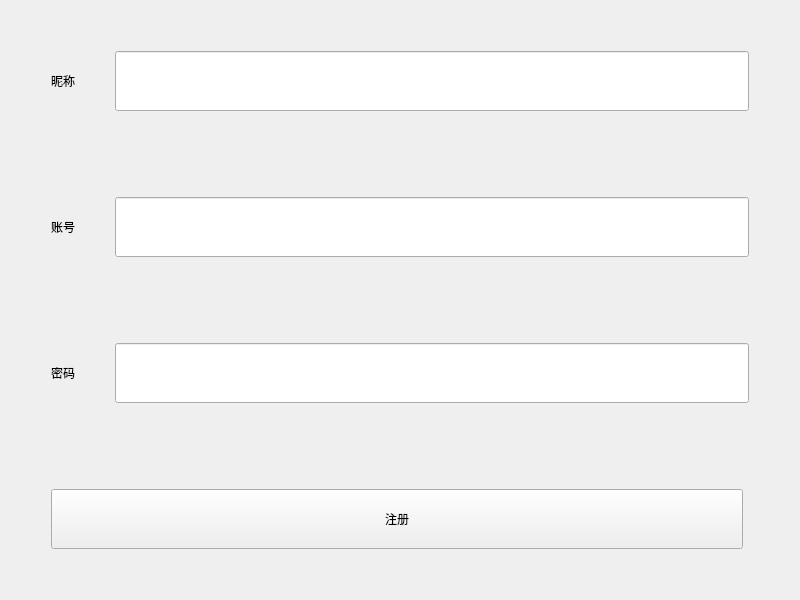
<?xml version="1.0" encoding="UTF-8"?>
<ui version="4.0">
 <class>Window_register</class>
 <widget class="QWidget" name="Window_register">
  <property name="geometry">
   <rect>
    <x>0</x>
    <y>0</y>
    <width>800</width>
    <height>600</height>
   </rect>
  </property>
  <property name="sizePolicy">
   <sizepolicy hsizetype="Preferred" vsizetype="Preferred">
    <horstretch>0</horstretch>
    <verstretch>0</verstretch>
   </sizepolicy>
  </property>
  <property name="windowTitle">
   <string>Window_login</string>
  </property>
  <layout class="QGridLayout" name="main_layout">
   <item row="0" column="0" colspan="2">
    <layout class="QHBoxLayout" name="h_layout1">
     <property name="spacing">
      <number>40</number>
     </property>
     <property name="leftMargin">
      <number>40</number>
     </property>
     <property name="topMargin">
      <number>40</number>
     </property>
     <property name="rightMargin">
      <number>40</number>
     </property>
     <property name="bottomMargin">
      <number>40</number>
     </property>
     <item>
      <widget class="QLabel" name="label">
       <property name="text">
        <string>昵称</string>
       </property>
      </widget>
     </item>
     <item>
      <widget class="QLineEdit" name="txt_account">
       <property name="enabled">
        <bool>true</bool>
       </property>
       <property name="sizePolicy">
        <sizepolicy hsizetype="Expanding" vsizetype="Expanding">
         <horstretch>0</horstretch>
         <verstretch>0</verstretch>
        </sizepolicy>
       </property>
      </widget>
     </item>
    </layout>
   </item>
   <item row="1" column="0" colspan="2">
    <layout class="QHBoxLayout" name="h_layout2">
     <property name="spacing">
      <number>40</number>
     </property>
     <property name="leftMargin">
      <number>40</number>
     </property>
     <property name="topMargin">
      <number>40</number>
     </property>
     <property name="rightMargin">
      <number>40</number>
     </property>
     <property name="bottomMargin">
      <number>40</number>
     </property>
     <item>
      <widget class="QLabel" name="label_2">
       <property name="text">
        <string>账号</string>
       </property>
      </widget>
     </item>
     <item>
      <widget class="QLineEdit" name="txt_password">
       <property name="sizePolicy">
        <sizepolicy hsizetype="Expanding" vsizetype="Expanding">
         <horstretch>0</horstretch>
         <verstretch>0</verstretch>
        </sizepolicy>
       </property>
      </widget>
     </item>
    </layout>
   </item>
   <item row="2" column="0" colspan="2">
    <layout class="QHBoxLayout" name="h_layout2">
     <property name="spacing">
      <number>40</number>
     </property>
     <property name="leftMargin">
      <number>40</number>
     </property>
     <property name="topMargin">
      <number>40</number>
     </property>
     <property name="rightMargin">
      <number>40</number>
     </property>
     <property name="bottomMargin">
      <number>40</number>
     </property>
     <item>
      <widget class="QLabel" name="label_2">
       <property name="text">
        <string>密码</string>
       </property>
      </widget>
     </item>
     <item>
      <widget class="QLineEdit" name="txt_password">
       <property name="sizePolicy">
        <sizepolicy hsizetype="Expanding" vsizetype="Expanding">
         <horstretch>0</horstretch>
         <verstretch>0</verstretch>
        </sizepolicy>
       </property>
      </widget>
     </item>
    </layout>
   </item>
   <item row="3" column="0">
    <layout class="QHBoxLayout" name="h_layout4">
     <property name="spacing">
      <number>40</number>
     </property>
     <property name="leftMargin">
      <number>40</number>
     </property>
     <property name="topMargin">
      <number>40</number>
     </property>
     <property name="rightMargin">
      <number>40</number>
     </property>
     <property name="bottomMargin">
      <number>40</number>
     </property>
     <item>
      <widget class="QPushButton" name="btn_loginByCus">
       <property name="sizePolicy">
        <sizepolicy hsizetype="Expanding" vsizetype="Expanding">
         <horstretch>0</horstretch>
         <verstretch>0</verstretch>
        </sizepolicy>
       </property>
       <property name="text">
        <string>注册</string>
       </property>
      </widget>
     </item>
    </layout>
   </item>
  </layout>
 </widget>
 <resources/>
 <connections/>
</ui>
